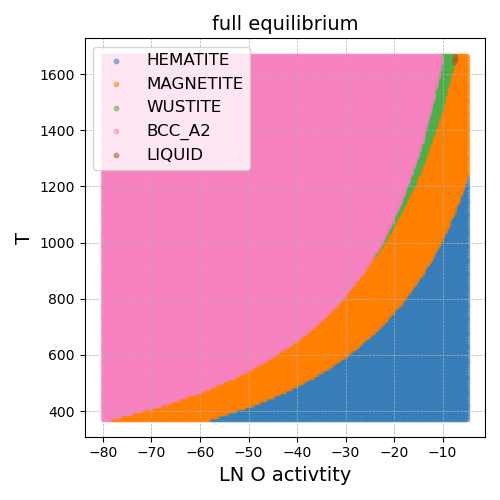

Write Python code to recreate this figure.
# %% ===== Thermocalc calculation =====

from tc_python import *
import matplotlib.pyplot as plt
import numpy as np
import pandas as pd
from multiprocessing import Pool

current_directory = os.path.dirname(os.path.abspath(__file__))
cache_fname = os.path.basename(__file__) + "_cache"
output_fname = os.path.splitext(os.path.basename(__file__))[0]

print("Cache Filename: ", cache_fname)
print("Output Filename: ", output_fname)
print("Current Dir: ", current_directory)


def tc_calculation(tk):
    with TCPython() as start:
        batch_calculation = (
            start
            .set_cache_folder(os.path.join(current_directory, cache_fname))
            .set_ges_version(5)
            .select_database_and_elements("tcfe11", ["Fe", "O"])
            .deselect_phase("*")
            .select_phase("BCC_A2 Liquid")
            .select_database_and_elements("ssub5", ["Fe", "O"])
            .deselect_phase("*")
            .select_phase("HEMATITE MAGNETITE WUSTITE GAS")
            .get_system()
            .with_batch_equilibrium_calculation()
            .set_condition("T", 100+273.15)
            .set_condition("P", 0.5)
            .set_condition("lnacr(o)", -400)
            .with_reference_state("O", 'GAS', tk, 10000)
            .disable_global_minimization()
        )

        # Generate condition combinations for equilibrium calculations
        k = 250
        list_of_conditions = [(("lnacr(o)", lnacr_o), ("T", tk))
                              for lnacr_o in np.linspace(-80, -5, k)]

        batch_calculation.set_conditions_for_equilibria(list_of_conditions)

        results = batch_calculation.calculate(
            ["np(HEMATITE)", "np(MAGNETITE)", "np(WUSTITE)", "np(BCC_A2)", "np(LIQUID)"], 100)

        return (
            list_of_conditions,
            results.get_values_of('np(HEMATITE)'),
            results.get_values_of('np(MAGNETITE)'),
            results.get_values_of('np(WUSTITE)'),
            results.get_values_of('np(BCC_A2)'),
            results.get_values_of('np(LIQUID)')
        )


# Parallelize the computation over different tk values
tk_values = np.arange(100+273.15, 1400+273.15, 10)
print("temperature range: ", tk_values)
with Pool() as pool:
    all_results = pool.map(tc_calculation, tk_values)

# print(len(all_results[0]))

# %% ===== Unpack the calculation results and save into excel =====

# Merge results from different processes
list_of_conditions = [res[0] for res in all_results]
list_np_HEMATITE = [res[1] for res in all_results]
list_np_MAGNETITE = [res[2] for res in all_results]
list_np_WUSTITE = [res[3] for res in all_results]
list_np_BCC_A2 = [res[4] for res in all_results]
list_np_LIQUID = [res[5] for res in all_results]

print(len(list_of_conditions))

# Flattening the lists
list_of_conditions = [
    item for sublist in list_of_conditions for item in sublist]
list_np_HEMATITE = [item for sublist in list_np_HEMATITE for item in sublist]
list_np_MAGNETITE = [item for sublist in list_np_MAGNETITE for item in sublist]
list_np_WUSTITE = [item for sublist in list_np_WUSTITE for item in sublist]
list_np_BCC_A2 = [item for sublist in list_np_BCC_A2 for item in sublist]
list_np_LIQUID = [item for sublist in list_np_LIQUID for item in sublist]

print(len(list_of_conditions))

# list_np_FCC_L12_merge = [max(a, b, c) for a, b, c in zip(
#     list_np_FCC_L12, list_np_FCC_L12_1, list_np_FCC_L12_2)]

df = pd.DataFrame(columns=['lnacr_o', 'T', 'np(HEMATITE)',
                  'np(MAGNETITE)', 'np(WUSTITE)', 'np(BCC_A2)', 'np(LIQUID)'])

# Convert conditions and results to DataFrame
df = pd.DataFrame({
    'lnacr_o': [dict(conditions)['lnacr(o)'] for conditions in list_of_conditions],
    'T': [dict(conditions)['T'] for conditions in list_of_conditions],
    'np(HEMATITE)': list_np_HEMATITE,
    'np(MAGNETITE)': list_np_MAGNETITE,
    'np(WUSTITE)': list_np_WUSTITE,
    'np(BCC_A2)': list_np_BCC_A2,
    'np(LIQUID)': list_np_LIQUID
})

df.to_excel(os.path.join(current_directory,
            "tc_full_df_check.xlsx"), index=False)


# %% ===== Choose one temperature to check before mapping =====

# Filter the dataframe for rows where T is 373.15
filtered_df = df[df['T'] == 473.15]
filtered_df.to_excel(os.path.join(current_directory,
                                  "tc_full_df_check_filter.xlsx"), index=False)

plt.plot(filtered_df['lnacr_o'], filtered_df['np(HEMATITE)'],
         color='blue', label='HEMATITE')
plt.plot(filtered_df['lnacr_o'], filtered_df['np(MAGNETITE)'],
         color='red', label='MAGNETITE')
plt.plot(filtered_df['lnacr_o'], filtered_df['np(BCC_A2)'],
         color='green', label='BCC_A2')

plt.xlabel('LN O activtity')
plt.ylabel('Mole fraction')
plt.grid(True)
# plt.xlim(-100, -25)


# %% ===== check mapping for one phase =====

plt.figure(figsize=(6, 6))
plt.scatter(df['lnacr_o'], df['T'], c=df['np(HEMATITE)'], s=5,  alpha=0.6)
plt.xlabel(df.columns[0])
plt.ylabel(df.columns[1])
plt.grid(True)
plt.show()

# %% ===== Organise all phases into the same plot =====

# Splitting the main dataframe into individual dataframes and filtering them
df_HEMATITE = df[['lnacr_o', 'T', 'np(HEMATITE)']]
df_HEMATITE = df_HEMATITE[df_HEMATITE['np(HEMATITE)'] >= 0.001]

df_MAGNETITE = df[['lnacr_o', 'T', 'np(MAGNETITE)']]
df_MAGNETITE = df_MAGNETITE[df_MAGNETITE['np(MAGNETITE)'] >= 0.001]

df_WUSTITE = df[['lnacr_o', 'T', 'np(WUSTITE)']]
df_WUSTITE = df_WUSTITE[df_WUSTITE['np(WUSTITE)'] >= 0.001]

df_BCC_A2 = df[['lnacr_o', 'T', 'np(BCC_A2)']]
df_BCC_A2 = df_BCC_A2[df_BCC_A2['np(BCC_A2)'] >= 0.001]

df_LIQUID = df[['lnacr_o', 'T', 'np(LIQUID)']]
df_LIQUID = df_LIQUID[df_LIQUID['np(LIQUID)'] >= 0.001]

# Plotting the individual dataframes
plt.figure(figsize=(5, 5))
colors = {
    'HEMATITE': '#377eb8',
    'MAGNETITE': '#ff7f00',
    'WUSTITE': '#4daf4a',
    'BCC_A2': '#f781bf',
    'LIQUID': '#a65628'
}

plt.scatter(df_HEMATITE['lnacr_o'], df_HEMATITE['T'], s=10,
            label='HEMATITE', color=colors['HEMATITE'], alpha=0.5)

plt.scatter(df_MAGNETITE['lnacr_o'], df_MAGNETITE['T'], s=10,
            label='MAGNETITE', color=colors['MAGNETITE'], alpha=0.5)

plt.scatter(df_WUSTITE['lnacr_o'], df_WUSTITE['T'], s=10,
            label='WUSTITE', color=colors['WUSTITE'], alpha=0.5)

plt.scatter(df_BCC_A2['lnacr_o'], df_BCC_A2['T'], s=10,
            label='BCC_A2', color=colors['BCC_A2'], alpha=0.5)

plt.scatter(df_LIQUID['lnacr_o'], df_LIQUID['T'], s=10,
            label='LIQUID', color=colors['LIQUID'], alpha=0.5)

plt.xlabel('LN O activtity', fontsize=14)
plt.ylabel('T', fontsize=14)
plt.title('full equilibrium', fontsize=14)
plt.legend(fontsize=12, loc='upper left')
plt.grid(True, which='both', linestyle='--', linewidth=0.5)
plt.grid(True)
plt.tight_layout()

plt_output_fname = output_fname + ".png"
plt.savefig(os.path.join(current_directory, plt_output_fname))

plt.show()

# %%
